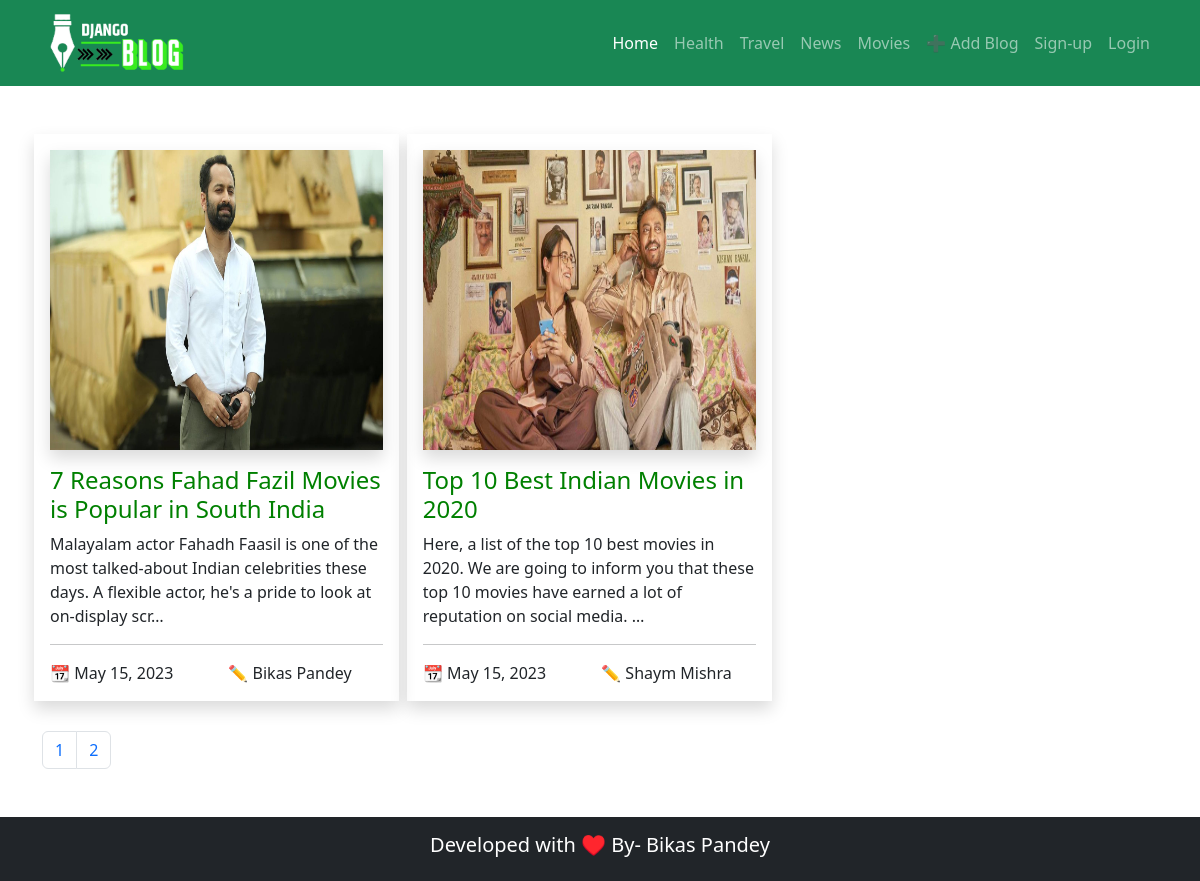
The app's page /movies with its own data.
### home/models.py (models this page shows, shortened)
class Blog(models.Model):
    title= models.CharField(max_length=100, null=True)
    slug = models.SlugField(max_length=100, unique=True, null=True)
    image= models.ImageField(upload_to='media', null=True)
    desc = models.TextField(null=True)
    author= models.CharField(max_length=100, null=True)
    author_pic = models.ImageField(upload_to='media', null=True)
    author_bio= models.TextField(null=True)
    category= models.ForeignKey(Category, on_delete=models.PROTECT, null=True)
    publish_date = models.DateField(auto_now=True, null=True)
    approved = models.BooleanField(null=True, default=False)

### pages/views.py (the view)
# urls.py: path('movies', views.movies, name='movies')
def movies(request):
    movie_blog = Blog.objects.filter(category_id=4)
    pagination = Paginator(movie_blog, 6)
    page_number = request.GET.get('page')
    movie_blog= pagination.get_page(page_number)
    return render(request, 'movies.html', {'movie_blog': movie_blog})

### templates/movies.html (shortened to what this page needs)
{% extends 'base.html' %}
{% block content %}
<div class="container mt-5 mb-5">
    <div class="row" style="margin-bottom: 30px;">
        {% for movie in movie_blog %}
        <div class="col-md-4 shadow p-3 mx-1"  style="width: 32%;">
            <img class="shadow" src="{{movie.image.url}}" style="width: 100%; height: 300px;">
            <a href="{% url 'blog-detail' movie.slug %}" style="text-decoration:none; color:green;"><h4 class="mt-3">{{movie.title}}</h4></a>
            <p>{{movie.desc |truncatechars:150}}
                <hr>
                <div class="row">
                    <div class="col-md-6">
                        📆 {{movie.publish_date}}
                    </div>
                    <div class="col-md-6">
                        ✏️ {{movie.author}}
                    </div>
                </div>
        </div>
        {% endfor %}
    </div>
    <nav aria-label="Page navigation example">
        <ul class="pagination">
          <li class="page-item"><a class="page-link" href="?page=1">1</a></li>
          <li class="page-item"><a class="page-link" href="?page=2">2</a></li>
        </ul>
      </nav>
</div>
{% endblock content %}

### records on screen
Blog: image (picture), title "7 Reasons Fahad Fazil Movies is Popular in South India", desc "Malayalam actor Fahadh Faasil is one of the most talked-about Indian celebrities these days. A flexible actor, he's a pride to look at on-display scr…", publish_date "May 15, 2023", author "Bikas Pandey"
Blog: image (picture), title "Top 10 Best Indian Movies in 2020", desc "Here, a list of the top 10 best movies in 2020. We are going to inform you that these top 10 movies have earned a lot of reputation on social media. …", publish_date "May 15, 2023", author "Shaym Mishra"
